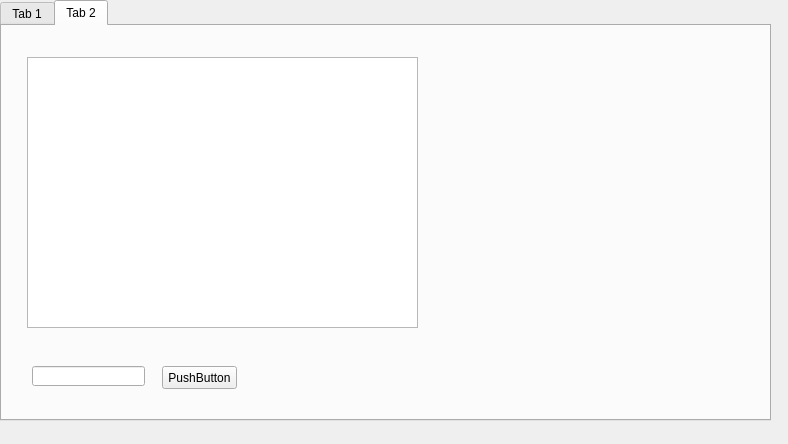
<?xml version="1.0" encoding="UTF-8"?>
<ui version="4.0">
 <class>gca</class>
 <widget class="QDialog" name="gca">
  <property name="geometry">
   <rect>
    <x>0</x>
    <y>0</y>
    <width>788</width>
    <height>444</height>
   </rect>
  </property>
  <property name="windowTitle">
   <string>Dialog</string>
  </property>
  <widget class="QTabWidget" name="tabWidget">
   <property name="geometry">
    <rect>
     <x>0</x>
     <y>0</y>
     <width>771</width>
     <height>421</height>
    </rect>
   </property>
   <property name="currentIndex">
    <number>1</number>
   </property>
   <widget class="QWidget" name="tab">
    <attribute name="title">
     <string>Tab 1</string>
    </attribute>
    <widget class="QLineEdit" name="lineEdit">
     <property name="geometry">
      <rect>
       <x>90</x>
       <y>100</y>
       <width>161</width>
       <height>20</height>
      </rect>
     </property>
    </widget>
    <widget class="QLineEdit" name="lineEdit_2">
     <property name="geometry">
      <rect>
       <x>90</x>
       <y>140</y>
       <width>161</width>
       <height>20</height>
      </rect>
     </property>
    </widget>
    <widget class="QPushButton" name="pushButton">
     <property name="geometry">
      <rect>
       <x>370</x>
       <y>220</y>
       <width>75</width>
       <height>23</height>
      </rect>
     </property>
     <property name="text">
      <string>ajouter</string>
     </property>
    </widget>
    <widget class="QPushButton" name="pushButton_2">
     <property name="geometry">
      <rect>
       <x>560</x>
       <y>60</y>
       <width>75</width>
       <height>23</height>
      </rect>
     </property>
     <property name="text">
      <string>chercher</string>
     </property>
    </widget>
    <widget class="QLineEdit" name="lineEdit_3">
     <property name="geometry">
      <rect>
       <x>430</x>
       <y>60</y>
       <width>113</width>
       <height>20</height>
      </rect>
     </property>
    </widget>
   </widget>
   <widget class="QWidget" name="tab_2">
    <attribute name="title">
     <string>Tab 2</string>
    </attribute>
    <widget class="QTableView" name="tableView">
     <property name="geometry">
      <rect>
       <x>25</x>
       <y>31</y>
       <width>391</width>
       <height>271</height>
      </rect>
     </property>
    </widget>
    <widget class="QLineEdit" name="lineEdit_4">
     <property name="geometry">
      <rect>
       <x>30</x>
       <y>340</y>
       <width>113</width>
       <height>20</height>
      </rect>
     </property>
    </widget>
    <widget class="QPushButton" name="pushButton_3">
     <property name="geometry">
      <rect>
       <x>160</x>
       <y>340</y>
       <width>75</width>
       <height>23</height>
      </rect>
     </property>
     <property name="text">
      <string>PushButton</string>
     </property>
    </widget>
   </widget>
  </widget>
 </widget>
 <resources/>
 <connections/>
</ui>
